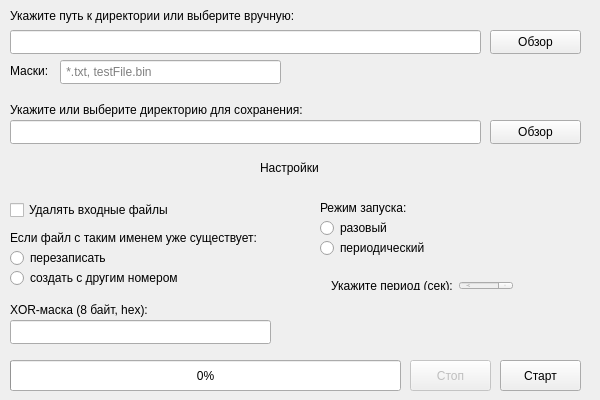
<?xml version="1.0" encoding="UTF-8"?>
<ui version="4.0">
 <class>fileModifierClass</class>
 <widget class="QWidget" name="fileModifierClass">
  <property name="windowModality">
   <enum>Qt::WindowModality::NonModal</enum>
  </property>
  <property name="geometry">
   <rect>
    <x>0</x>
    <y>0</y>
    <width>600</width>
    <height>400</height>
   </rect>
  </property>
  <property name="minimumSize">
   <size>
    <width>600</width>
    <height>400</height>
   </size>
  </property>
  <property name="maximumSize">
   <size>
    <width>600</width>
    <height>400</height>
   </size>
  </property>
  <property name="windowTitle">
   <string>fileModifier</string>
  </property>
  <widget class="QLabel" name="label">
   <property name="geometry">
    <rect>
     <x>10</x>
     <y>6</y>
     <width>351</width>
     <height>20</height>
    </rect>
   </property>
   <property name="text">
    <string>Укажите путь к директории или выберите вручную:</string>
   </property>
  </widget>
  <widget class="QLineEdit" name="dirFromField">
   <property name="geometry">
    <rect>
     <x>10</x>
     <y>30</y>
     <width>471</width>
     <height>24</height>
    </rect>
   </property>
  </widget>
  <widget class="QPushButton" name="dirSelectBtn">
   <property name="geometry">
    <rect>
     <x>490</x>
     <y>30</y>
     <width>91</width>
     <height>24</height>
    </rect>
   </property>
   <property name="text">
    <string>Обзор</string>
   </property>
  </widget>
  <widget class="QLabel" name="label_2">
   <property name="geometry">
    <rect>
     <x>10</x>
     <y>100</y>
     <width>351</width>
     <height>20</height>
    </rect>
   </property>
   <property name="text">
    <string>Укажите или выберите директорию для сохранения:</string>
   </property>
  </widget>
  <widget class="QLineEdit" name="dirToField">
   <property name="geometry">
    <rect>
     <x>10</x>
     <y>120</y>
     <width>471</width>
     <height>24</height>
    </rect>
   </property>
  </widget>
  <widget class="QPushButton" name="dirSelectBtn2">
   <property name="geometry">
    <rect>
     <x>490</x>
     <y>120</y>
     <width>91</width>
     <height>24</height>
    </rect>
   </property>
   <property name="text">
    <string>Обзор</string>
   </property>
  </widget>
  <widget class="QLabel" name="label_3">
   <property name="geometry">
    <rect>
     <x>10</x>
     <y>61</y>
     <width>51</width>
     <height>20</height>
    </rect>
   </property>
   <property name="text">
    <string>Маски:</string>
   </property>
  </widget>
  <widget class="QLineEdit" name="maskField">
   <property name="geometry">
    <rect>
     <x>60</x>
     <y>60</y>
     <width>221</width>
     <height>24</height>
    </rect>
   </property>
   <property name="text">
    <string/>
   </property>
   <property name="maxLength">
    <number>25</number>
   </property>
   <property name="placeholderText">
    <string> *.txt, testFile.bin </string>
   </property>
  </widget>
  <widget class="QLabel" name="label_5">
   <property name="geometry">
    <rect>
     <x>260</x>
     <y>160</y>
     <width>81</width>
     <height>16</height>
    </rect>
   </property>
   <property name="styleSheet">
    <string notr="true"/>
   </property>
   <property name="text">
    <string>Настройки</string>
   </property>
  </widget>
  <widget class="QLabel" name="label_8">
   <property name="geometry">
    <rect>
     <x>10</x>
     <y>300</y>
     <width>151</width>
     <height>20</height>
    </rect>
   </property>
   <property name="text">
    <string>XOR-маска (8 байт, hex):</string>
   </property>
  </widget>
  <widget class="QLineEdit" name="xorField">
   <property name="geometry">
    <rect>
     <x>10</x>
     <y>320</y>
     <width>261</width>
     <height>24</height>
    </rect>
   </property>
  </widget>
  <widget class="QPushButton" name="startBtn">
   <property name="geometry">
    <rect>
     <x>500</x>
     <y>360</y>
     <width>81</width>
     <height>31</height>
    </rect>
   </property>
   <property name="styleSheet">
    <string notr="true"/>
   </property>
   <property name="text">
    <string>Старт</string>
   </property>
  </widget>
  <widget class="QProgressBar" name="progressBar">
   <property name="geometry">
    <rect>
     <x>10</x>
     <y>360</y>
     <width>391</width>
     <height>31</height>
    </rect>
   </property>
   <property name="value">
    <number>0</number>
   </property>
  </widget>
  <widget class="QLabel" name="maskInfoLabel">
   <property name="geometry">
    <rect>
     <x>260</x>
     <y>60</y>
     <width>321</width>
     <height>21</height>
    </rect>
   </property>
   <property name="styleSheet">
    <string notr="true">color: rgb(222, 0, 0);</string>
   </property>
   <property name="text">
    <string/>
   </property>
  </widget>
  <widget class="QLabel" name="keyInfoLabel">
   <property name="geometry">
    <rect>
     <x>280</x>
     <y>320</y>
     <width>301</width>
     <height>21</height>
    </rect>
   </property>
   <property name="styleSheet">
    <string notr="true">color: rgb(222, 0, 0);</string>
   </property>
   <property name="text">
    <string/>
   </property>
  </widget>
  <widget class="QPushButton" name="stopBtn">
   <property name="enabled">
    <bool>false</bool>
   </property>
   <property name="geometry">
    <rect>
     <x>410</x>
     <y>360</y>
     <width>81</width>
     <height>31</height>
    </rect>
   </property>
   <property name="styleSheet">
    <string notr="true"/>
   </property>
   <property name="text">
    <string>Стоп</string>
   </property>
  </widget>
  <widget class="QWidget" name="layoutWidget">
   <property name="geometry">
    <rect>
     <x>320</x>
     <y>270</y>
     <width>239</width>
     <height>31</height>
    </rect>
   </property>
   <layout class="QHBoxLayout" name="horizontalLayout">
    <item>
     <widget class="QLabel" name="label_7">
      <property name="text">
       <string>Укажите период (сек):</string>
      </property>
     </widget>
    </item>
    <item>
     <widget class="QSpinBox" name="intervalSpinBox">
      <property name="enabled">
       <bool>false</bool>
      </property>
      <property name="minimum">
       <number>3</number>
      </property>
      <property name="maximum">
       <number>3600</number>
      </property>
     </widget>
    </item>
    <item>
     <spacer name="horizontalSpacer">
      <property name="orientation">
       <enum>Qt::Orientation::Horizontal</enum>
      </property>
      <property name="sizeHint" stdset="0">
       <size>
        <width>40</width>
        <height>20</height>
       </size>
      </property>
     </spacer>
    </item>
   </layout>
  </widget>
  <widget class="QLabel" name="label_6">
   <property name="geometry">
    <rect>
     <x>320</x>
     <y>200</y>
     <width>121</width>
     <height>16</height>
    </rect>
   </property>
   <property name="text">
    <string>Режим запуска:</string>
   </property>
  </widget>
  <widget class="QLabel" name="label_4">
   <property name="geometry">
    <rect>
     <x>10</x>
     <y>230</y>
     <width>249</width>
     <height>16</height>
    </rect>
   </property>
   <property name="text">
    <string>Если файл с таким именем уже существует:</string>
   </property>
  </widget>
  <widget class="QCheckBox" name="deleteInputCheckBox">
   <property name="geometry">
    <rect>
     <x>10</x>
     <y>200</y>
     <width>181</width>
     <height>20</height>
    </rect>
   </property>
   <property name="text">
    <string>Удалять входные файлы</string>
   </property>
  </widget>
  <widget class="QRadioButton" name="singleRbtn">
   <property name="geometry">
    <rect>
     <x>320</x>
     <y>220</y>
     <width>139</width>
     <height>16</height>
    </rect>
   </property>
   <property name="text">
    <string>разовый</string>
   </property>
  </widget>
  <widget class="QRadioButton" name="regularRbtn">
   <property name="geometry">
    <rect>
     <x>320</x>
     <y>240</y>
     <width>139</width>
     <height>16</height>
    </rect>
   </property>
   <property name="text">
    <string>периодический</string>
   </property>
  </widget>
  <widget class="QRadioButton" name="createNewRbtn">
   <property name="geometry">
    <rect>
     <x>10</x>
     <y>270</y>
     <width>249</width>
     <height>16</height>
    </rect>
   </property>
   <property name="text">
    <string>создать с другим номером</string>
   </property>
  </widget>
  <widget class="QRadioButton" name="overwriteRbtn">
   <property name="geometry">
    <rect>
     <x>10</x>
     <y>250</y>
     <width>249</width>
     <height>16</height>
    </rect>
   </property>
   <property name="text">
    <string>перезаписать</string>
   </property>
  </widget>
 </widget>
 <layoutdefault spacing="6" margin="11"/>
 <resources/>
 <connections/>
</ui>
